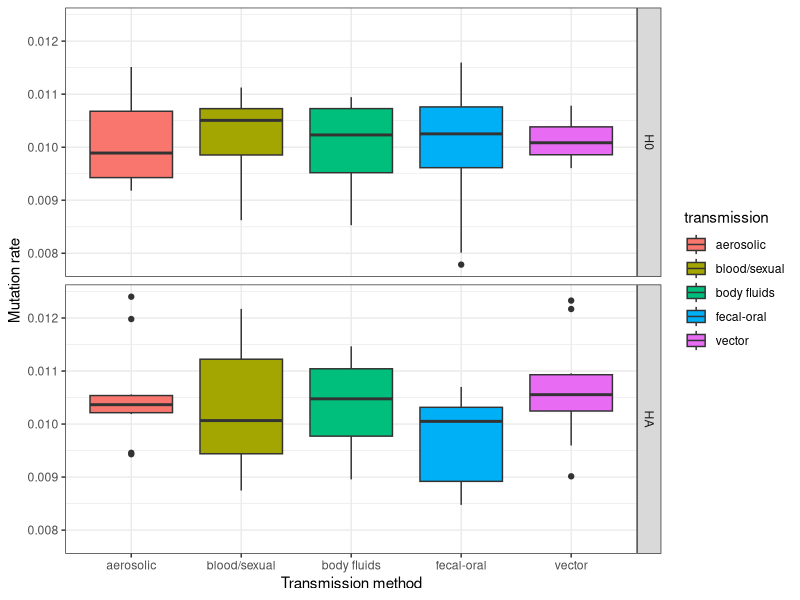
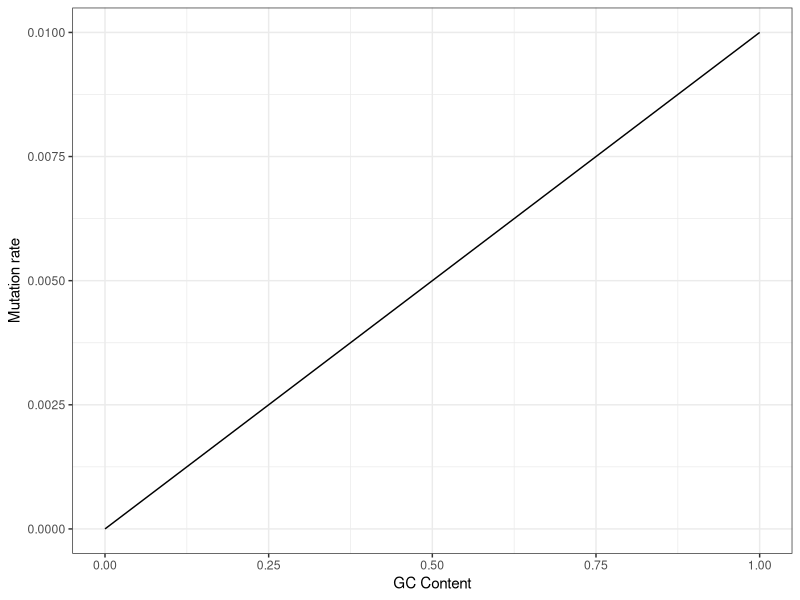

These charts were generated, in order, by the following R code:
# Created by Caroline Tang 20115082
# Predicted graphs

library(ggplot2)
library(tidyverse)

# Boxplot of transmission vs mutation rate ---------------
# Create fake data on transmission and mutation rates
set.seed(1)
nullViruses <- data.frame(group = rep("H0", 50),
                          transmission = rep(c("aerosolic", "vector", "body fluids", "fecal-oral", "blood/sexual"), 10),
                          mutation = c(rnorm(50, 0.01, 0.001)))

# Create fake data with one method higher than the rest 
biasedViruses <- data.frame(group = rep("HA", 50),
                            transmission = rep(c("aerosolic", "vector", "body fluids", "fecal-oral", "blood/sexual"), 10),
                            mutation = c(rnorm(50, 0.01, 0.001)))
biasedViruses$mutation[biasedViruses$transmission == "vector"] <- biasedViruses$mutation[biasedViruses$transmission == "vector"] * 1.1

#Bind two groups together
viruses <- rbind(nullViruses, biasedViruses)
viruses$group <- factor(viruses$group, levels = c("H0", "HA"))

# Create boxplot
png("Predicted graphs/transmission-vs-mutation.png", width = 6, height = 4, units = "in", res = 300)
ggplot(data = viruses, aes(x = transmission, y = mutation, fill = transmission)) +
  geom_boxplot() +
  theme_bw() +
  labs(x = "Transmission method", y = "Mutation rate") +
  facet_grid(rows = vars(group))
dev.off()

# Scatterplot of GC content vs mutation rate --------------
png("Predicted graphs/gc-vs-mutation.png", width = 5, height = 4, units = "in", res = 300)
ggplot() +
  stat_function(fun = function(x){x * 0.01}) +
  labs(x = "GC Content", y = "Mutation rate") +
  theme_bw()
dev.off()
